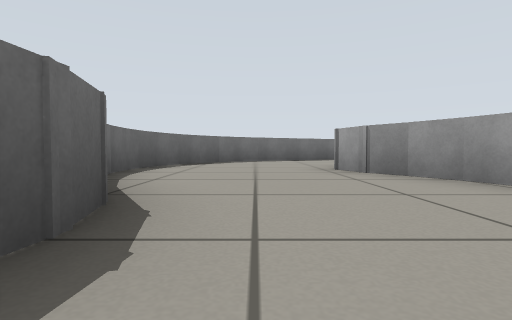
view 1 (above)

13 first-person views from a walk through a world built for the Gazebo simulator. The camera is 0.3 m above the floor, tilts 2° down and sees 80° across. The floor is counted in squares, 1 m on a side. Each view is taken from the middle of a square. On the plan, view 1 faces up. The plan holds only what a view shows up to about 9 squares ahead; the rest is blank.

view 2
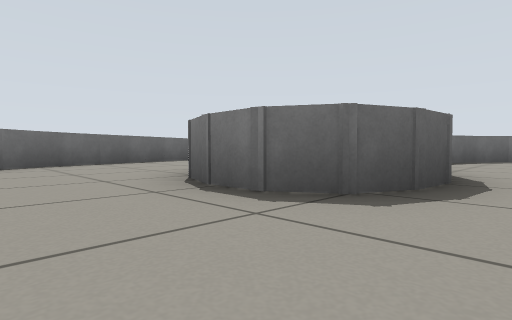

view 3
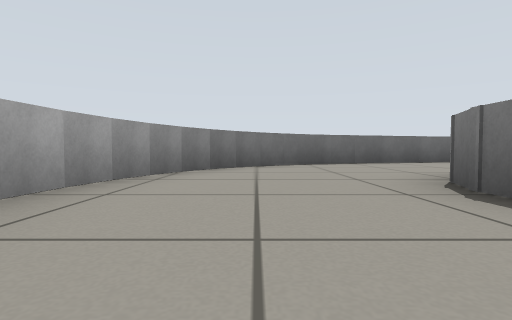

view 4
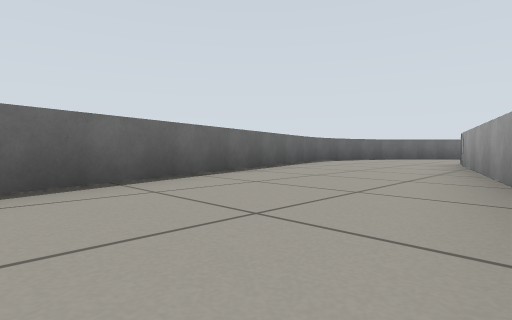

view 5
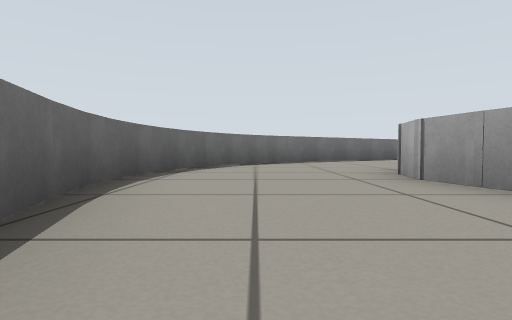

view 6
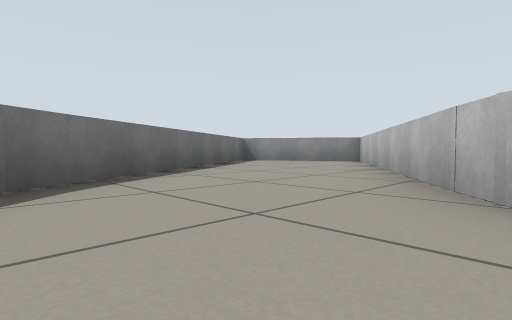

view 7
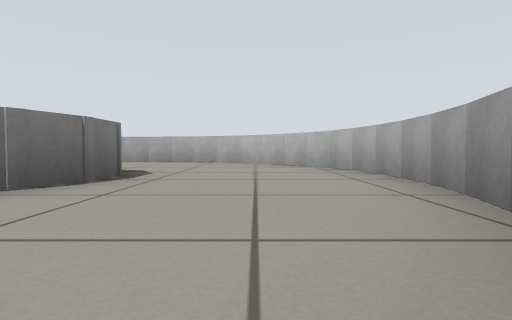

view 8
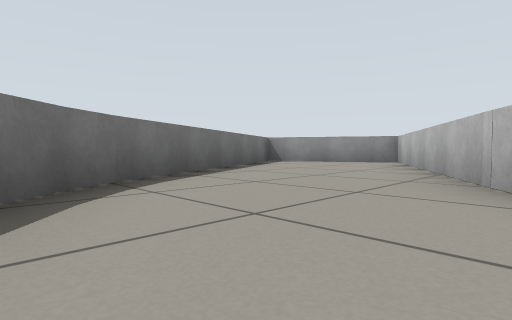

view 9
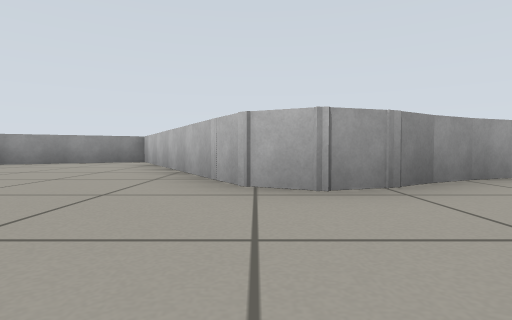

view 10
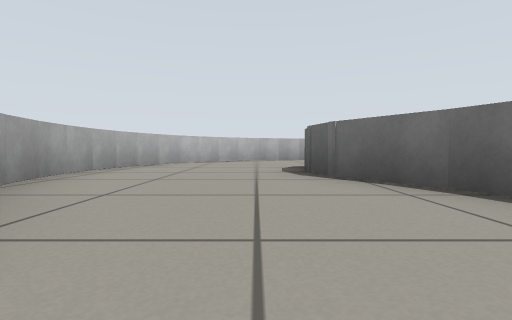

view 11
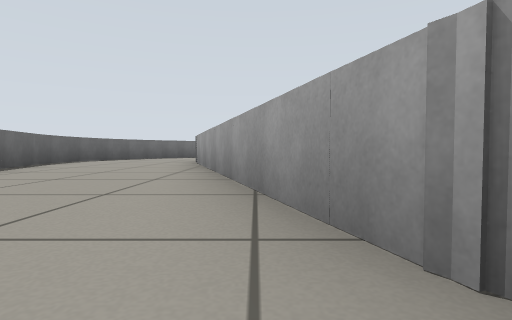

view 12
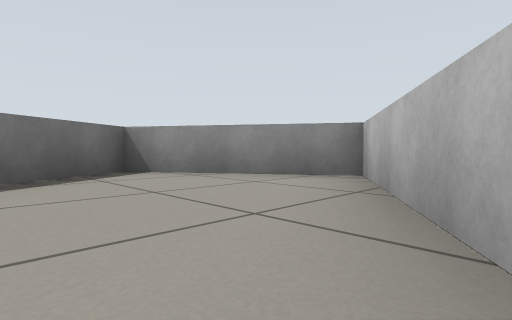

view 13
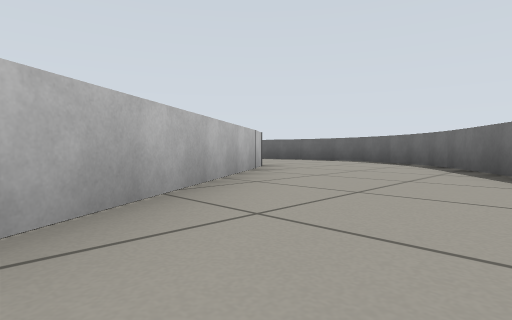

### Floor plan
Points are (right, up) in squares from view 1. A wall is a line through its corners. A room is listed if a view was taken in it or the views show most of it. See-through windows are left out.
Room 1 (views 1, 2, 3, 4, 5, 6, 7, 8, 9, 10, 11, 12, 13)
walls: (-1.8, 5) (-1.9, 4.4) (-1.8, 3.8); (-1.7, 5.7) (-1.8, 4.9); (-1.2, 6.7) (-1.5, 6.1) (-1.7, 5.5); (-1.6, 3.1) (-1.4, 2.6); (-0.8, 7.2) (-1.2, 6.6); (-1.5, 2.8) (-0.8, 1.7) (-0.7, 1.1) (-0.7, 0.4) (-1, -0.1) (-1.5, -0.4) (-2.2, -0.4) (-2.8, -0.2); (1.4, 3.8) (1.2, 4.5) (1.5, 5.1) (6.2, 7.6) (4.7, 10.3) (0, 7.8); (-0.3, 7.6) (-0.9, 7.1); (0.1, 7.9) (-0.5, 7.4); (2.2, 2.3) (2, 2.9) (1.7, 3.4) (1.3, 4); (2.3, 1.7) (2.1, 2.4); (-5.4, 6.9) (-5.3, 7.8); (-5, 8.2) (0.3, 11.6) (-1.3, 14.2) (-6.9, 10.6); (-3.5, 0.5) (-5.5, 7.1); (2.4, 1.1) (2.3, 1.8); (2.4, 0.5) (2.4, 1.3); (2.3, -0.1) (2.4, 0.7); (1.9, -1.2) (2.1, -0.6) (2.3, 0); (1.6, -1.7) (1.9, -1.1); (-8.4, 6.5) (-6.4, -0.4); (1.3, -2.2) (1.7, -1.6); (-6.4, -0.3) (-6.1, -1); (-8.4, 7.1) (-8.4, 6.4); (0.9, -2.6) (1.4, -2); (-6.2, -0.9) (-5.8, -1.5); (-8.4, 7.8) (-8.4, 7); (-8.3, 8.3) (-8.4, 7.6); (0.4, -2.9) (0.9, -2.5); (-8.1, 8.8) (-8.3, 8.2); (-5.9, -1.4) (-5.5, -1.9) (-5, -2.3); (-6.7, 10.7) (-7.2, 10.3) (-7.6, 9.8); (-7.8, 9.4) (-8.2, 8.7); (-7.5, 9.9) (-7.9, 9.2); (-0.1, -3.2) (0.5, -2.9); (-5.1, -2.3) (-4.6, -2.7) (-4.1, -3) (-3.5, -3.3); (-0.7, -3.4) (0, -3.2); (-1.3, -3.5) (-0.6, -3.4); (-1.8, -3.5) (-1.1, -3.5); (-3.6, -3.2) (-3, -3.4); (-2.5, -3.5) (-1.7, -3.5); (-3.1, -3.4) (-2.3, -3.5)

Where each view was taken, in squares from view 1:
view 1: 0 up, 0 right, facing up
view 2: 2 down, 0 right, facing up-left
view 3: 2 down, 0 right, facing left
view 4: 0 up, 4 left, facing up-left
view 5: 4 up, 7 left, facing up
view 6: 8 up, 7 left, facing up-right
view 7: 2 down, 5 left, facing right
view 8: 5 up, 1 left, facing up-right
view 9: 5 up, 1 left, facing right
view 10: 5 up, 0 right, facing down
view 11: 0 up, 4 left, facing up
view 12: 10 up, 3 left, facing up-right
view 13: 12 up, 1 left, facing down-left
